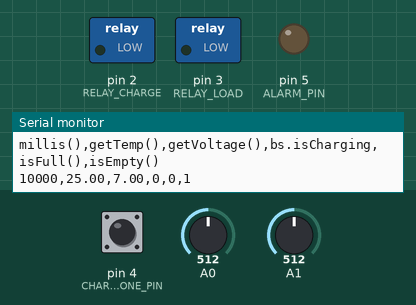
Bench run of a sketch on a simulated Arduino Uno, built with avr-gcc and run on an emulated ATmega328P. On the bench: switched loads named in the sketch (green lamp = pin HIGH), output pins drawn as LEDs (lit = HIGH), the last lines printed to the serial monitor. The test bench sets the inputs (shaded band); at power-on: A1 = 512, pin 4 (CHARGE_NOT_DONE_PIN) HIGH, A0 = 512.

Above: at 10.8 s.
10.9 s: A1 set to 603
21.5 s: A1 set to 630
At 30.4 s:
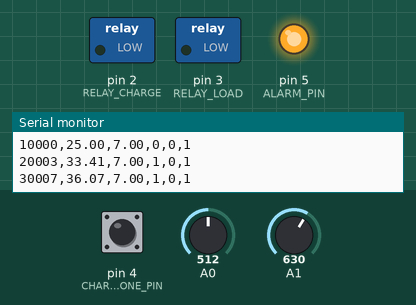
31.5 s: A1 set to 511
At 40.6 s:
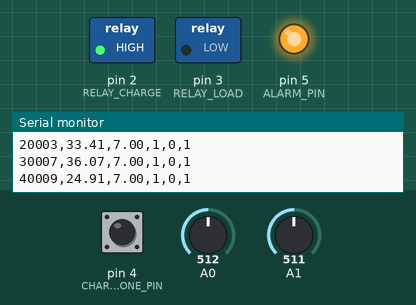
41.5 s: A1 set to 716
At 50.7 s:
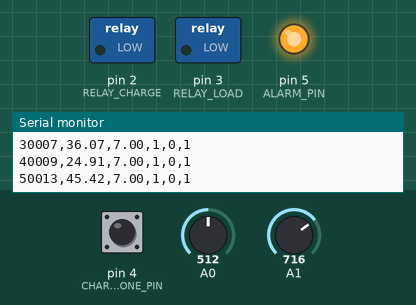
51.5 s: A1 set to 306
At 60.8 s:
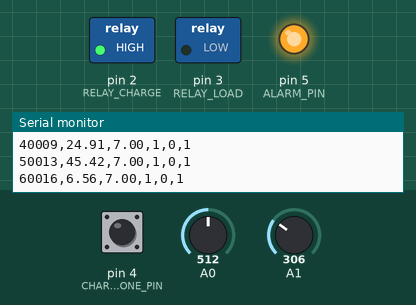
Timing chart, 0 to 62.3 s (numbered marks = the images above; inputs shaded):
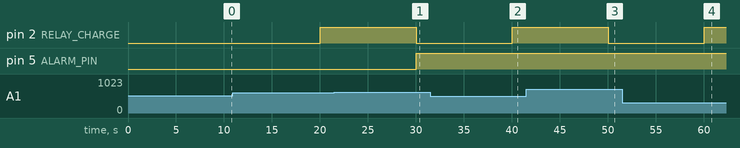

Measured:
- the behaviour switches between 619 and 620 on A1 (found by bisection; images 0 and 1)
- after the input at 21.5 s, pin 2 (RELAY_CHARGE): HIGH → LOW after 8.5 s; pin 5 (ALARM_PIN): LOW → HIGH after 8.5 s
- after the input at 31.5 s, pin 2 (RELAY_CHARGE): LOW → HIGH after 8.5 s
- after the input at 41.5 s, pin 2 (RELAY_CHARGE): HIGH → LOW after 8.5 s
- after the input at 51.5 s, pin 2 (RELAY_CHARGE): LOW → HIGH after 8.5 s

The sketch:

battery-test-harness.ino
```cpp
#include <math.h>

// pins
#define VOLTAGE_PIN 0
#define TEMP_PIN 1
#define RELAY_LOAD 3
#define RELAY_CHARGE 2
#define CHARGE_NOT_DONE_PIN 4
#define ALARM_PIN 5

// params
const int POLL_MS = 10000;
const int CELL_COUNT = 3;
const float MIN_CELL_VOLTAGE = 3.4;
const float THERM_A1 = 3.354016E-3;
const float THERM_B1 = 2.569850E-4;
const float THERM_C1 = 2.620131E-6;
const float THERM_D1 = 6.383091E-8;

// when the battery is disconnected or done, pin 4 is on

void setup() {
  pinMode(RELAY_LOAD, OUTPUT);
  pinMode(RELAY_CHARGE, OUTPUT);
  pinMode(ALARM_PIN, OUTPUT);
  pinMode(CHARGE_NOT_DONE_PIN, INPUT);

  digitalWrite(ALARM_PIN, LOW);

  Serial.begin(115200);
  firstRow();
}

float getPinVoltage(int pin) {
  return analogRead(pin) / 1024.0f * 5;
}

float getTemp() {
  // voltage
  float v = getPinVoltage(TEMP_PIN);

  float rt = 10000; // resistance of therm @ 25C
  float r = (rt * (5 - v)) / v; // resistance now

  float t = 1.0f / ( // temperature of therm by steinhart-hart
    THERM_A1 +
    THERM_B1 * log(r/rt) +
    THERM_C1 * pow(log(r/rt), 2) +
    THERM_D1 * pow(log(r/rt), 3)
  );

  return t - 273.15; // we return C, for "cience"
}

bool isConnected() {
  return getVoltage() > 1; // why not 1
}

bool isFull() {
  return /*isConnected() && */!digitalRead(CHARGE_NOT_DONE_PIN) && digitalRead(RELAY_CHARGE);
}

float getVoltage() {
  return getPinVoltage(VOLTAGE_PIN) * 2.8f;
}

bool isEmpty() {
  return getVoltage() < (CELL_COUNT * MIN_CELL_VOLTAGE);
}

struct BatteryState {
  bool isCharging;
  int waitMs;
} bs;

void loop() {
  delay(POLL_MS);

  logData();

  doStateMachine();
}

// this could be nicer, but not without some serious preproc abuse
void firstRow() {
  Serial.print("millis()");
  Serial.print(",");
  Serial.print("getTemp()");
  Serial.print(",");
  Serial.print("getVoltage()");
  Serial.print(",");
  Serial.print("bs.isCharging");
  Serial.print(",");
  Serial.print("isFull()");
  Serial.print(",");
  Serial.print("isEmpty()");
  Serial.println();
}

void logData() {
  Serial.print(millis());
  Serial.print(",");
  Serial.print(getTemp());
  Serial.print(",");
  Serial.print(getVoltage());
  Serial.print(",");
  Serial.print(bs.isCharging);
  Serial.print(",");
  Serial.print(isFull());
  Serial.print(",");
  Serial.print(isEmpty());
  Serial.println();
}

enum ChargeState { STOP, DISCHARGE, CHARGE };

void charge(ChargeState cs); // arduino is literal garbage.
void charge(ChargeState cs) {
  digitalWrite(RELAY_LOAD, cs == ChargeState::DISCHARGE);
  digitalWrite(RELAY_CHARGE, cs == ChargeState::CHARGE);
}

void doStateMachine() {

  // section: early exit conditions
  // please don't change any state here

  /*if (!isConnected())
    // no sense in running the harness if there's no battery...
    // TODO: should we reset the harness until the battery's up?
    return;*/

  if (getTemp() > 35) {
    digitalWrite(ALARM_PIN, HIGH);
    charge(ChargeState::STOP);
    return;
  } else {
    //digitalWrite(ALARM_PIN, LOW);
  }
  // this condition accounts for the delay happening first.
  if (bs.waitMs > POLL_MS) {
    // something has put the sensors into an undefined state;
    // the state machine should sleep until the sensors are okay
    bs.waitMs -= POLL_MS;
    return;
  }

  bool isChargingLast = bs.isCharging;
  // you can change state after this line


  if (bs.isCharging) {
    if (!isFull())
      charge(ChargeState::CHARGE);
    else
      bs.isCharging = false;
  } else {
    if (!isEmpty()||!isConnected())
      charge(ChargeState::DISCHARGE);
    else
      bs.isCharging = true;
  }

  // section: detect state machine changes and react to them
  if (isChargingLast != bs.isCharging)
    bs.waitMs = 100;
}
```
